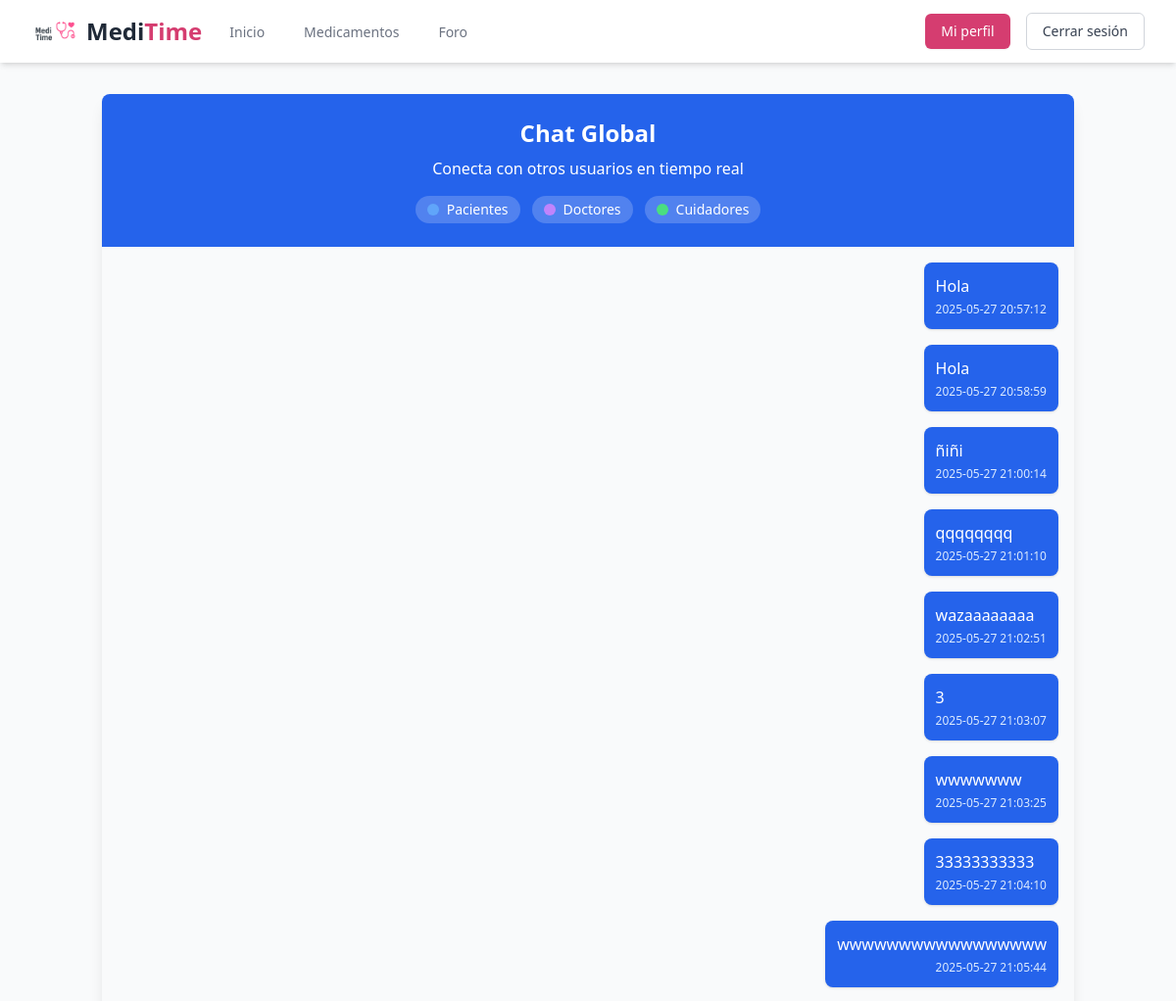
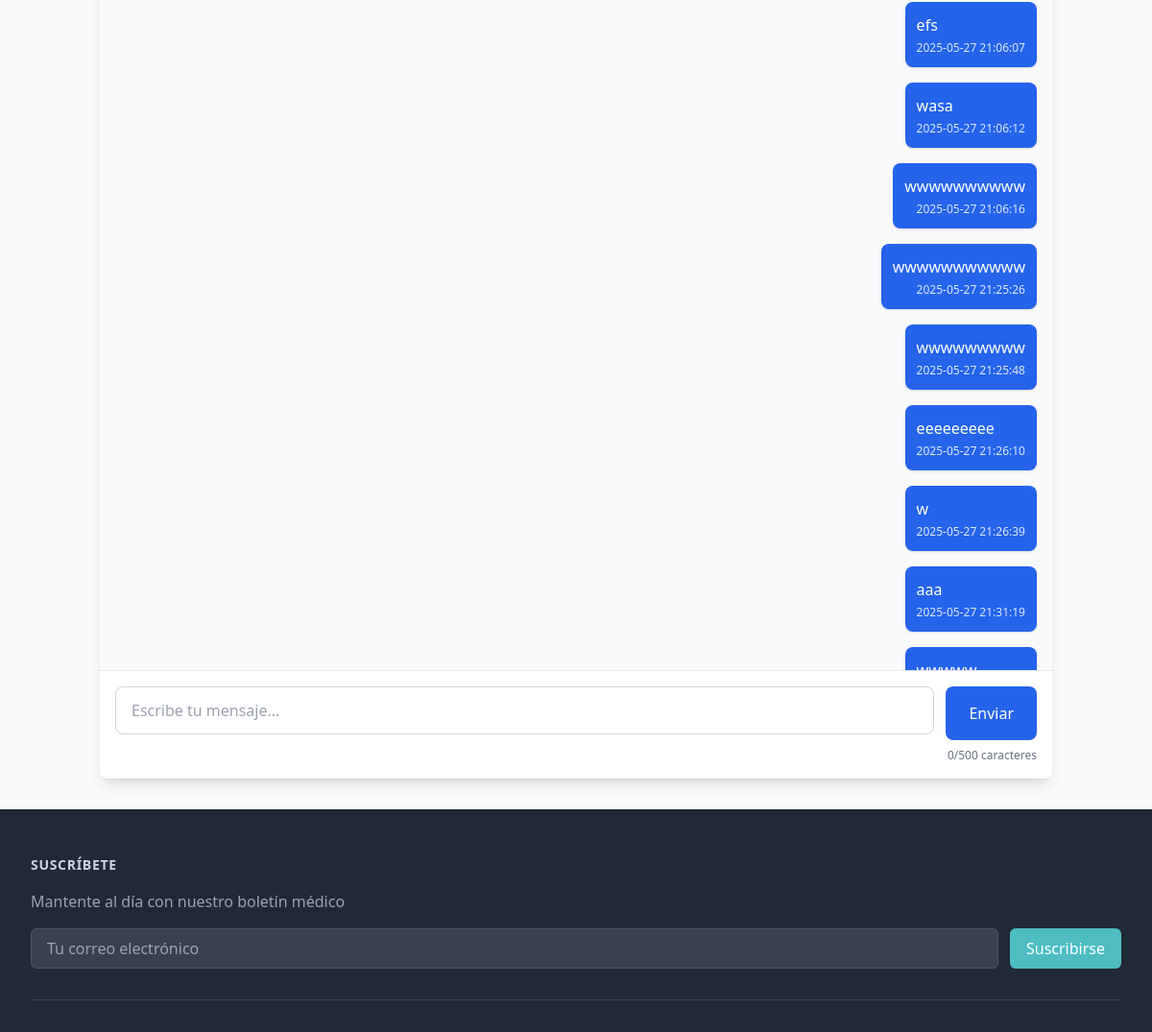
/blog (signed in), run on the app's committed database (2 pictures, top to bottom).
### tables this page shows
CREATE TABLE Mensajes(
            id INTEGER PRIMARY KEY AUTOINCREMENT,
            contenido TEXT NOT NULL,
            usuario_id INTEGER NOT NULL,
            hora_envio DATETIME DEFAULT (datetime('now', '-6 hours')),
            FOREIGN KEY(usuario_id) REFERENCES Usuarios(Id)
        );

### server.py (the view)
@app.route('/blog')
def blog():
    if 'user_id' not in session:
        return redirect('/login')  # Redirigir al login si no está autenticado
    messages = my_db.get_all_messages()
    return render_template('blog.html', messages=messages)

### database.py (called while the page is built)
    def _get_connection(self):
        if not hasattr(self._local, 'connection'):
            print(f"Creando conexión para hilo: {threading.current_thread().ident}")
            self._local.connection = sqlite3.connect('database.db')
        return self._local.connection

    def _get_cursor(self):
        return self._get_connection().cursor()

    def get_all_messages(self):
        cursor = self._get_cursor()
        query = """
            SELECT m.id, m.contenido, u.Username, u.Type, m.hora_envio, u.Id as usuario_id
            FROM Mensajes m
            INNER JOIN Usuarios u ON m.usuario_id = u.Id
            ORDER BY m.hora_envio ASC
        """
        cursor.execute(query)
        messages = cursor.fetchall()
        return [
            {
                'id': msg[0],
                'contenido': msg[1],
                'username': msg[2],
                'tipo_usuario': msg[3],
                'hora_envio': msg[4],
                'usuario_id': msg[5]
            }
            for msg in messages
        ]

### templates/blog.html (shortened to what this page needs)
{% extends 'template.html' %}
{% block content %}
<body>
    <div class="container mx-auto px-4 py-8">
        <div class="w-full max-w-7xl mx-auto bg-white rounded-lg shadow-lg overflow-hidden">
            <div class="bg-blue-600 text-white p-6 text-center">
                <h1 class="text-2xl font-bold mb-2"> Chat Global</h1>
                <p class="mb-4">Conecta con otros usuarios en tiempo real</p>
                <div class="flex justify-center gap-3 flex-wrap">
                    <div class="flex items-center gap-2 bg-white/20 px-3 py-1 rounded-full text-sm">
                        <div class="w-3 h-3 bg-blue-400 rounded-full"></div>
                        <span>Pacientes</span>
                    </div>
                    <div class="flex items-center gap-2 bg-white/20 px-3 py-1 rounded-full text-sm">
                        <div class="w-3 h-3 bg-purple-400 rounded-full"></div>
                        <span>Doctores</span>
                    </div>
                    <div class="flex items-center gap-2 bg-white/20 px-3 py-1 rounded-full text-sm">
                        <div class="w-3 h-3 bg-green-400 rounded-full"></div>
                        <span>Cuidadores</span>
                    </div>
                </div>
            </div>
            <div id="chat-messages" class="h-[70vh] overflow-y-auto p-4 bg-gray-50 relative">
                {% for message in messages %}
                <div
                    class="mb-4 flex {% if message.usuario_id == session['user_id'] %}justify-end{% else %}justify-start{% endif %}">
                    <div class="max-w-xs lg:max-w-md">
                        <div class="p-3 rounded-lg shadow
                        {% if message.usuario_id == session['user_id'] %}
                            bg-blue-600 text-white
                        {% else %}
                            bg-white text-gray-800 border-l-4
                            {% if message.tipo_usuario|lower == 'paciente' %}border-blue-500{% elif message.tipo_usuario|lower == 'doctor' %}border-purple-500{% else %}border-green-500{% endif %}
                        {% endif %}">
                            <p>{{ message.contenido }}</p>
                            <p
                                class="text-xs mt-1 text-right {% if message.usuario_id == session['user_id'] %}text-blue-100{% else %}text-gray-500{% endif %}">
                                {{ message.hora_envio }}
                            </p>
                        </div>
                    </div>
                </div>
                {% endfor %}
            </div>
            <div class="p-4 bg-white border-t">
                <form id="message-form">
                    <div class="flex gap-3">
                        <div class="flex-1">
                            <textarea id="message-input" placeholder="Escribe tu mensaje..." maxlength="500" rows="1"
                                class="w-full px-4 py-3 border border-gray-300 rounded-lg focus:outline-none focus:ring-2 focus:ring-blue-500 focus:border-transparent resize-none"
                                required></textarea>
                        </div>
                        <button type="submit"
                            class="px-6 py-3 bg-blue-600 text-white rounded-lg hover:bg-blue-700 focus:outline-none focus:ring-2 focus:ring-blue-500 focus:ring-offset-2 font-medium">
                            <span>Enviar</span>
                        </button>
                    </div>
                    <div class="text-xs text-gray-500 mt-2 text-right" id="char-counter">0/500 caracteres</div>
                </form>
            </div>
        </div>
    </div>
</body>
{% endblock %}

### static/css/template.css (style rules this page uses)
:root { --primary: #d53d70; --primary-light: #f74f8c; --secondary: #4dbdc1; --secondary-light: #52e2d9; --secondary-lighter: #93efe4; }
body { font-family: 'Segoe UI', Tahoma, Geneva, Verdana, sans-serif; background-color: #f9fafb; }

### data on the page
Mensajes: contenido "Hola", hora_envio "2025-05-27 20:57:12"
Mensajes: contenido "Hola", hora_envio "2025-05-27 20:58:59"
Mensajes: contenido "ñiñi", hora_envio "2025-05-27 21:00:14"
Mensajes: contenido "qqqqqqqq", hora_envio "2025-05-27 21:01:10"
Mensajes: contenido "wazaaaaaaaa", hora_envio "2025-05-27 21:02:51"
Mensajes: contenido "3", hora_envio "2025-05-27 21:03:07"
Mensajes: contenido "wwwwwww", hora_envio "2025-05-27 21:03:25"
Mensajes: contenido "33333333333", hora_envio "2025-05-27 21:04:10"
Mensajes: contenido "wwwwwwwwwwwwwwwww", hora_envio "2025-05-27 21:05:44"
Mensajes: contenido "efs", hora_envio "2025-05-27 21:06:07"
Mensajes: contenido "wasa", hora_envio "2025-05-27 21:06:12"
Mensajes: contenido "wwwwwwwwww", hora_envio "2025-05-27 21:06:16"
Mensajes: contenido "wwwwwwwwwww", hora_envio "2025-05-27 21:25:26"
Mensajes: contenido "wwwwwwwww", hora_envio "2025-05-27 21:25:48"
Mensajes: contenido "eeeeeeeee", hora_envio "2025-05-27 21:26:10"
Mensajes: contenido "w", hora_envio "2025-05-27 21:26:39"
Mensajes: contenido "aaa", hora_envio "2025-05-27 21:31:19"
